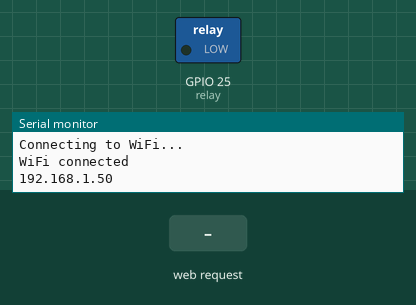
This sketch was run on a simulated ESP32. Parts: switched loads named in the sketch (green lamp = pin HIGH), the last lines printed to the serial monitor. The inputs (shaded band) are chosen by the test bench. WiFi joins after 1.5 s; servers stay silent unless stated.

Above: at 3.2 s.
3.3 s: HTTP request GET /relay?state=1 received
At 3.8 s:
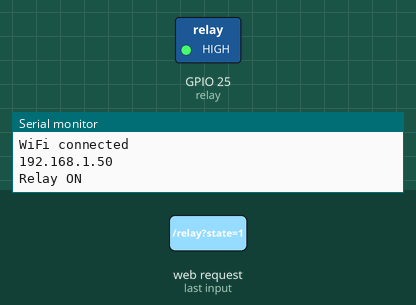
4.8 s: HTTP request GET /relay?state=0 received
At 6.2 s:
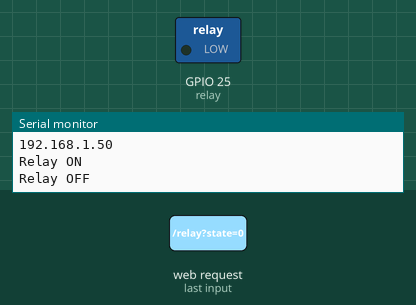
Timing chart, 0 to 7.8 s (numbered marks = the images above; inputs shaded):
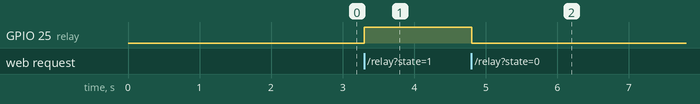

The sketch:

code.ino
```cpp
#include "WiFi.h"
#include "ESPAsyncWebServer.h"

const int relay = 25;  // GPIO 25 connected to optocoupler input

// Replace with your network credentials
const char* ssid = "Vodafone-26D6A9";
const char* password = "A4338hEhtV";

AsyncWebServer server(80);

const char index_html[] PROGMEM = R"rawliteral(
<!DOCTYPE HTML><html>
<head>
  <meta name="viewport" content="width=device-width, initial-scale=1">
  <style>
    html {font-family: Arial; text-align: center;}
    h2 {font-size: 2.0rem;}
    .switch {position: relative; display: inline-block; width: 60px; height: 34px;}
    .switch input {display: none;}
    .slider {position: absolute; top: 0; left: 0; right: 0; bottom: 0; background-color: #ccc; transition: .4s;}
    .slider:before {position: absolute; content: ""; height: 26px; width: 26px; left: 4px; bottom: 4px; background-color: white; transition: .4s;}
    input:checked + .slider {background-color: #2196F3;}
    input:checked + .slider:before {transform: translateX(26px);}
  </style>
</head>
<body>
  <h2>Relay Control</h2>
  <label class="switch">
    <input type="checkbox" onchange="toggleRelay(this)" id="relay">
    <span class="slider"></span>
  </label>
<script>
function toggleRelay(element) {
  var xhr = new XMLHttpRequest();
  if(element.checked) { xhr.open("GET", "/relay?state=1", true); }
  else { xhr.open("GET", "/relay?state=0", true); }
  xhr.send();
}
</script>
</body>
</html>
)rawliteral";

void setup() {
  Serial.begin(115200);
  pinMode(relay, OUTPUT);
  digitalWrite(relay, LOW);

  WiFi.begin(ssid, password);
  while (WiFi.status() != WL_CONNECTED) {
    delay(1000);
    Serial.println("Connecting to WiFi...");
  }
  Serial.println("WiFi connected");
  Serial.println(WiFi.localIP());

  server.on("/", HTTP_GET, [](AsyncWebServerRequest *request){
    request->send_P(200, "text/html", index_html);
  });

  server.on("/relay", HTTP_GET, [](AsyncWebServerRequest *request){
    if (request->hasParam("state")) {
      String state = request->getParam("state")->value();
      if (state == "1") {
        digitalWrite(relay, HIGH);
        Serial.println("Relay ON");
      } else {
        digitalWrite(relay, LOW);
        Serial.println("Relay OFF");
      }
    }
    request->send(200, "text/plain", "OK");
  });

  server.begin();
}

void loop() {
  // Nothing needed here
}
```

Measured:
- after the input at 3.3 s, GPIO 25 (relay): LOW → HIGH at once
- after the input at 4.8 s, GPIO 25 (relay): HIGH → LOW at once
